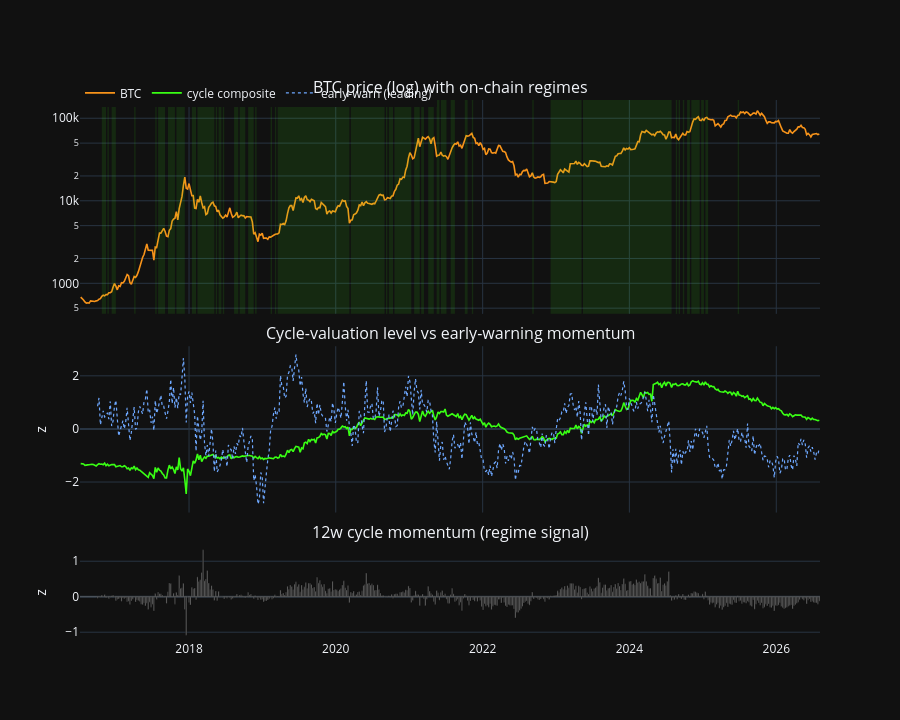

Notebook cell for this chart:
### Markdown cell above
## 10. Dashboard

### Code cell
fig = make_subplots(
    rows=3, cols=1, shared_xaxes=True, vertical_spacing=0.06,
    row_heights=[0.45, 0.35, 0.20],
    subplot_titles=("BTC price (log) with on-chain regimes",
                    "Cycle-valuation level vs early-warning momentum",
                    "12w cycle momentum (regime signal)"),
)
fig.add_trace(go.Scatter(x=oc["date"], y=np.exp(oc["log_close"]), name="BTC",
                         line=dict(color="#f7931a", width=1.6)), row=1, col=1)
for s, e, r in spans:
    if r == 1:
        fig.add_vrect(x0=s, x1=e, fillcolor="rgba(57,255,20,0.10)",
                      line_width=0, row=1, col=1)
fig.add_trace(go.Scatter(x=oc["date"], y=oc["cycle_index"], name="cycle composite",
                         line=dict(color="#39ff14", width=1.6)), row=2, col=1)
fig.add_trace(go.Scatter(x=oc["date"], y=oc["early_warn"], name="early-warn (leading)",
                         line=dict(color="#6ea8ff", width=1.2, dash="dot")), row=2, col=1)
fig.add_trace(go.Bar(x=oc["date"], y=oc["cycle_mom"], name="cycle momentum (12w)",
                     marker_color="#888", showlegend=False), row=3, col=1)
fig.add_hline(y=0, line_color="gray", line_width=0.5, row=3, col=1)
fig.update_layout(
    template="plotly_dark", height=720,
    legend=dict(orientation="h", y=1.04),
    yaxis_type="log", yaxis2=dict(title="z"), yaxis3=dict(title="z"),
)
fig.show()

### Figure 1 — Plotly figure (JSON) as saved in the notebook; plotly's stock layout.template omitted (floating-point values rounded to 4 significant figures; data arrays with more than 128 entries replaced by an {"elided": "..."} marker saying what was removed)
{"data": [{"line": {"color": "#f7931a", "width": 1.6}, "name": "BTC", "type": "scatter", "x": {"elided": "526 str values"}, "xaxis": "x", "y": {"elided": "526 float values"}, "yaxis": "y"}, {"line": {"color": "#39ff14", "width": 1.6}, "name": "cycle composite", "type": "scatter", "x": {"elided": "526 str values"}, "xaxis": "x2", "y": {"elided": "526 float values"}, "yaxis": "y2"}, {"line": {"color": "#6ea8ff", "dash": "dot", "width": 1.2}, "name": "early-warn (leading)", "type": "scatter", "x": {"elided": "526 str values"}, "xaxis": "x2", "y": {"elided": "526 float values"}, "yaxis": "y2"}, {"marker": {"color": "#888"}, "name": "cycle momentum (12w)", "showlegend": false, "type": "bar", "x": {"elided": "526 str values"}, "xaxis": "x3", "y": {"elided": "526 float values"}, "yaxis": "y3"}], "layout": {"annotations": [{"font": {"size": 16}, "showarrow": false, "text": "BTC price (log) with on-chain regimes", "x": 0.5, "xanchor": "center", "xref": "paper", "y": 1, "yanchor": "bottom", "yref": "paper"}, {"font": {"size": 16}, "showarrow": false, "text": "Cycle-valuation level vs early-warning momentum", "x": 0.5, "xanchor": "center", "xref": "paper", "y": 0.544, "yanchor": "bottom", "yref": "paper"}, {"font": {"size": 16}, "showarrow": false, "text": "12w cycle momentum (regime signal)", "x": 0.5, "xanchor": "center", "xref": "paper", "y": 0.176, "yanchor": "bottom", "yref": "paper"}], "height": 720, "legend": {"orientation": "h", "y": 1.04}, "shapes": [{"fillcolor": "rgba(57,255,20,0.10)", "line": {"width": 0}, "type": "rect", "x0": "2016-10-24", "x1": "2016-11-14", "xref": "x", "y0": 0, "y1": 1, "yref": "y domain"}, {"fillcolor": "rgba(57,255,20,0.10)", "line": {"width": 0}, "type": "rect", "x0": "2016-11-21", "x1": "2016-11-28", "xref": "x", "y0": 0, "y1": 1, "yref": "y domain"}, {"fillcolor": "rgba(57,255,20,0.10)", "line": {"width": 0}, "type": "rect", "x0": "2016-12-12", "x1": "2017-01-02", "xref": "x", "y0": 0, "y1": 1, "yref": "y domain"}, {"fillcolor": "rgba(57,255,20,0.10)", "line": {"width": 0}, "type": "rect", "x0": "2017-04-03", "x1": "2017-04-10", "xref": "x", "y0": 0, "y1": 1, "yref": "y domain"}, {"fillcolor": "rgba(57,255,20,0.10)", "line": {"width": 0}, "type": "rect", "x0": "2017-07-17", "x1": "2017-07-24", "xref": "x", "y0": 0, "y1": 1, "yref": "y domain"}, {"fillcolor": "rgba(57,255,20,0.10)", "line": {"width": 0}, "type": "rect", "x0": "2017-07-31", "x1": "2017-09-04", "xref": "x", "y0": 0, "y1": 1, "yref": "y domain"}, {"fillcolor": "rgba(57,255,20,0.10)", "line": {"width": 0}, "type": "rect", "x0": "2017-09-18", "x1": "2017-10-23", "xref": "x", "y0": 0, "y1": 1, "yref": "y domain"}, {"fillcolor": "rgba(57,255,20,0.10)", "line": {"width": 0}, "type": "rect", "x0": "2017-10-30", "x1": "2017-12-11", "xref": "x", "y0": 0, "y1": 1, "yref": "y domain"}, {"fillcolor": "rgba(57,255,20,0.10)", "line": {"width": 0}, "type": "rect", "x0": "2018-01-15", "x1": "2018-02-05", "xref": "x", "y0": 0, "y1": 1, "yref": "y domain"}, {"fillcolor": "rgba(57,255,20,0.10)", "line": {"width": 0}, "type": "rect", "x0": "2018-02-12", "x1": "2018-05-07", "xref": "x", "y0": 0, "y1": 1, "yref": "y domain"}, {"fillcolor": "rgba(57,255,20,0.10)", "line": {"width": 0}, "type": "rect", "x0": "2018-05-14", "x1": "2018-05-21", "xref": "x", "y0": 0, "y1": 1, "yref": "y domain"}, {"fillcolor": "rgba(57,255,20,0.10)", "line": {"width": 0}, "type": "rect", "x0": "2018-05-28", "x1": "2018-06-11", "xref": "x", "y0": 0, "y1": 1, "yref": "y domain"}, {"fillcolor": "rgba(57,255,20,0.10)", "line": {"width": 0}, "type": "rect", "x0": "2018-06-18", "x1": "2018-06-25", "xref": "x", "y0": 0, "y1": 1, "yref": "y domain"}, {"fillcolor": "rgba(57,255,20,0.10)", "line": {"width": 0}, "type": "rect", "x0": "2018-08-13", "x1": "2018-09-03", "xref": "x", "y0": 0, "y1": 1, "yref": "y domain"}, {"fillcolor": "rgba(57,255,20,0.10)", "line": {"width": 0}, "type": "rect", "x0": "2018-09-10", "x1": "2018-10-08", "xref": "x", "y0": 0, "y1": 1, "yref": "y domain"}, {"fillcolor": "rgba(57,255,20,0.10)", "line": {"width": 0}, "type": "rect", "x0": "2018-10-22", "x1": "2018-11-19", "xref": "x", "y0": 0, "y1": 1, "yref": "y domain"}, {"fillcolor": "rgba(57,255,20,0.10)", "line": {"width": 0}, "type": "rect", "x0": "2018-11-26", "x1": "2018-12-03", "xref": "x", "y0": 0, "y1": 1, "yref": "y domain"}, {"fillcolor": "rgba(57,255,20,0.10)", "line": {"width": 0}, "type": "rect", "x0": "2019-02-11", "x1": "2019-02-18", "xref": "x", "y0": 0, "y1": 1, "yref": "y domain"}, {"fillcolor": "rgba(57,255,20,0.10)", "line": {"width": 0}, "type": "rect", "x0": "2019-03-04", "x1": "2019-03-11", "xref": "x", "y0": 0, "y1": 1, "yref": "y domain"}, {"fillcolor": "rgba(57,255,20,0.10)", "line": {"width": 0}, "type": "rect", "x0": "2019-03-18", "x1": "2020-03-09", "xref": "x", "y0": 0, "y1": 1, "yref": "y domain"}, {"fillcolor": "rgba(57,255,20,0.10)", "line": {"width": 0}, "type": "rect", "x0": "2020-03-16", "x1": "2020-08-31", "xref": "x", "y0": 0, "y1": 1, "yref": "y domain"}, {"fillcolor": "rgba(57,255,20,0.10)", "line": {"width": 0}, "type": "rect", "x0": "2020-09-07", "x1": "2020-09-14", "xref": "x", "y0": 0, "y1": 1, "yref": "y domain"}, {"fillcolor": "rgba(57,255,20,0.10)", "line": {"width": 0}, "type": "rect", "x0": "2020-09-21", "x1": "2020-10-12", "xref": "x", "y0": 0, "y1": 1, "yref": "y domain"}, {"fillcolor": "rgba(57,255,20,0.10)", "line": {"width": 0}, "type": "rect", "x0": "2020-10-19", "x1": "2021-01-11", "xref": "x", "y0": 0, "y1": 1, "yref": "y domain"}, {"fillcolor": "rgba(57,255,20,0.10)", "line": {"width": 0}, "type": "rect", "x0": "2021-01-25", "x1": "2021-02-22", "xref": "x", "y0": 0, "y1": 1, "yref": "y domain"}, {"fillcolor": "rgba(57,255,20,0.10)", "line": {"width": 0}, "type": "rect", "x0": "2021-03-01", "x1": "2021-03-15", "xref": "x", "y0": 0, "y1": 1, "yref": "y domain"}, {"fillcolor": "rgba(57,255,20,0.10)", "line": {"width": 0}, "type": "rect", "x0": "2021-04-05", "x1": "2021-05-03", "xref": "x", "y0": 0, "y1": 1, "yref": "y domain"}, {"fillcolor": "rgba(57,255,20,0.10)", "line": {"width": 0}, "type": "rect", "x0": "2021-05-17", "x1": "2021-05-31", "xref": "x", "y0": 0, "y1": 1, "yref": "y domain"}, {"fillcolor": "rgba(57,255,20,0.10)", "line": {"width": 0}, "type": "rect", "x0": "2021-06-07", "x1": "2021-07-05", "xref": "x", "y0": 0, "y1": 1, "yref": "y domain"}, {"fillcolor": "rgba(57,255,20,0.10)", "line": {"width": 0}, "type": "rect", "x0": "2021-07-26", "x1": "2021-08-16", "xref": "x", "y0": 0, "y1": 1, "yref": "y domain"}, {"fillcolor": "rgba(57,255,20,0.10)", "line": {"width": 0}, "type": "rect", "x0": "2021-10-04", "x1": "2021-10-18", "xref": "x", "y0": 0, "y1": 1, "yref": "y domain"}, {"fillcolor": "rgba(57,255,20,0.10)", "line": {"width": 0}, "type": "rect", "x0": "2021-11-08", "x1": "2021-11-15", "xref": "x", "y0": 0, "y1": 1, "yref": "y domain"}, {"fillcolor": "rgba(57,255,20,0.10)", "line": {"width": 0}, "type": "rect", "x0": "2022-09-05", "x1": "2022-09-12", "xref": "x", "y0": 0, "y1": 1, "yref": "y domain"}, {"fillcolor": "rgba(57,255,20,0.10)", "line": {"width": 0}, "type": "rect", "x0": "2022-12-05", "x1": "2023-05-08", "xref": "x", "y0": 0, "y1": 1, "yref": "y domain"}, {"fillcolor": "rgba(57,255,20,0.10)", "line": {"width": 0}, "type": "rect", "x0": "2023-05-15", "x1": "2024-07-29", "xref": "x", "y0": 0, "y1": 1, "yref": "y domain"}, {"fillcolor": "rgba(57,255,20,0.10)", "line": {"width": 0}, "type": "rect", "x0": "2024-08-19", "x1": "2024-08-26", "xref": "x", "y0": 0, "y1": 1, "yref": "y domain"}, {"fillcolor": "rgba(57,255,20,0.10)", "line": {"width": 0}, "type": "rect", "x0": "2024-09-02", "x1": "2024-09-09", "xref": "x", "y0": 0, "y1": 1, "yref": "y domain"}, {"fillcolor": "rgba(57,255,20,0.10)", "line": {"width": 0}, "type": "rect", "x0": "2024-09-23", "x1": "2024-09-30", "xref": "x", "y0": 0, "y1": 1, "yref": "y domain"}, {"fillcolor": "rgba(57,255,20,0.10)", "line": {"width": 0}, "type": "rect", "x0": "2024-10-14", "x1": "2024-10-28", "xref": "x", "y0": 0, "y1": 1, "yref": "y domain"}, {"fillcolor": "rgba(57,255,20,0.10)", "line": {"width": 0}, "type": "rect", "x0": "2024-11-04", "x1": "2024-12-16", "xref": "x", "y0": 0, "y1": 1, "yref": "y domain"}, {"fillcolor": "rgba(57,255,20,0.10)", "line": {"width": 0}, "type": "rect", "x0": "2024-12-23", "x1": "2025-01-06", "xref": "x", "y0": 0, "y1": 1, "yref": "y domain"}, {"fillcolor": "rgba(57,255,20,0.10)", "line": {"width": 0}, "type": "rect", "x0": "2025-01-13", "x1": "2025-01-27", "xref": "x", "y0": 0, "y1": 1, "yref": "y domain"}, {"fillcolor": "rgba(57,255,20,0.10)", "line": {"width": 0}, "type": "rect", "x0": "2025-06-23", "x1": "2025-06-30", "xref": "x", "y0": 0, "y1": 1, "yref": "y domain"}, {"line": {"color": "gray", "width": 0.5}, "type": "line", "x0": 0, "x1": 1, "xref": "x3 domain", "y0": 0, "y1": 0, "yref": "y3"}], "xaxis": {"anchor": "y", "domain": [0, 1], "matches": "x3", "showticklabels": false}, "xaxis2": {"anchor": "y2", "domain": [0, 1], "matches": "x3", "showticklabels": false}, "xaxis3": {"anchor": "y3", "domain": [0, 1]}, "yaxis": {"anchor": "x", "domain": [0.604, 1], "type": "log"}, "yaxis2": {"anchor": "x2", "domain": [0.236, 0.544], "title": {"text": "z"}}, "yaxis3": {"anchor": "x3", "domain": [0, 0.176], "title": {"text": "z"}}}}
